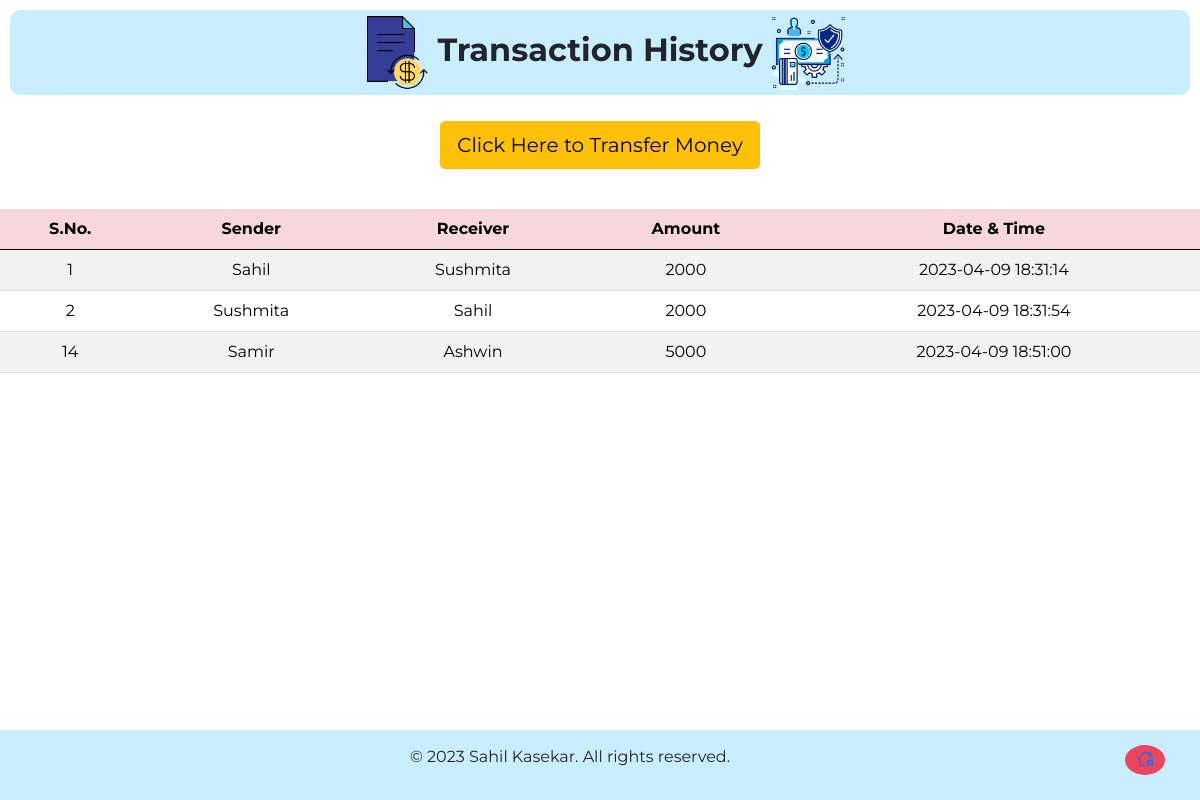
The page /history.php on the database its author committed.
### tables this page shows
CREATE TABLE `transaction` (
  `sno` int(3) NOT NULL,
  `sender` text NOT NULL,
  `receiver` text NOT NULL,
  `balance` int(8) NOT NULL,
  `datetime` datetime NOT NULL DEFAULT current_timestamp()
);

### history.php (the view, shortened to what this page needs)
<!doctype html>
<html lang="en">
<head>
    <link href="https://cdn.jsdelivr.net/npm/bootstrap@5.0.0-beta1/dist/css/bootstrap.min.css" rel="stylesheet"
>
</head>
<body>
<class class="welcome">
        <h2>
            <img src="logos/t1.png" alt="Bank" width="75" height="75" style="font-weight: bold;"> <strong>Transaction History</strong> <img
                src="logos/t2.webp" alt="Bank" width="75" height="75">
        </h2>
    </class>
<div class="d-grip gap-2 col-6 mx-auto text-center p-3 mb-2">
    <a href="money.php"><button type="button" class="btn btn-warning btn-lg mb-3">Click Here to Transfer Money</button></a>
</div>
       <div class="table-responsive-sm">
    <table class="table table-hover table-striped">
        <thead style="color : black;" class="table-danger">
            <tr>
                <th class="text-center">S.No.</th>
                <th class="text-center">Sender</th>
                <th class="text-center">Receiver</th>
                <th class="text-center">Amount</th>
                <th class="text-center">Date & Time</th>
            </tr>
        </thead>
        <tbody>
        <?php
include 'connect.php';
$sql ="SELECT * FROM transaction";
$query =mysqli_query($conn, $sql);
while($rows = mysqli_fetch_assoc($query))
{
?>
<tr style="color : black;">
            <td class="text-center py-2"><?php echo $rows['sno']; ?></td>
            <td class="text-center py-2"><?php echo $rows['sender']; ?></td>
            <td class="text-center py-2"><?php echo $rows['receiver']; ?></td>
            <td class="text-center py-2"><?php echo $rows['balance']; ?> </td>
            <td class="text-center py-2"><?php echo $rows['datetime']; ?> </td>
        <?php
}
        ?>
        </tbody>
    </table>
    </div>
<footer class="footer">
    <div class="legal">
    <p>&copy; 2023 Sahil Kasekar. All rights reserved. <a href="index.php"><span class="home"></span></a></p>
    </div>
   </footer>
</body>
</html>

### history.php (style rules this page uses)
* { font-family: 'Montserrat', sans-serif; }
.welcome h2 { margin: 10px; padding: 5px; text-align: center; background-color:#C9EEFF ; border-radius: 10px; }
.footer { width: 100%; background-color: #C9EEFF; position: fixed; bottom: 0; text-align: center; padding: 15px ; }
.home { width:40px; height:30px; float:right; margin-right: 20px; border-radius:50%; background-color:#EB455F; }

### rows shown on the page
transaction: sno "1", sender "Sahil", receiver "Sushmita", balance "2000", datetime "2023-04-09 18:31:14"
transaction: sno "2", sender "Sushmita", receiver "Sahil", balance "2000", datetime "2023-04-09 18:31:54"
transaction: sno "14", sender "Samir", receiver "Ashwin", balance "5000", datetime "2023-04-09 18:51:00"
